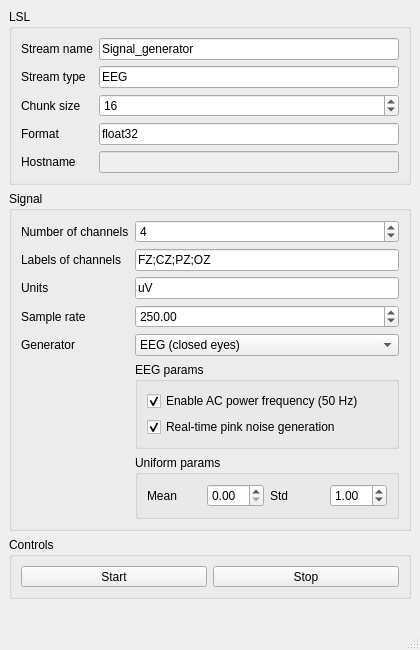
<?xml version="1.0" encoding="UTF-8"?>
<ui version="4.0">
 <class>MainWindow</class>
 <widget class="QMainWindow" name="MainWindow">
  <property name="geometry">
   <rect>
    <x>0</x>
    <y>0</y>
    <width>420</width>
    <height>637</height>
   </rect>
  </property>
  <property name="windowTitle">
   <string>MainWindow</string>
  </property>
  <widget class="QWidget" name="centralwidget">
   <layout class="QVBoxLayout" name="verticalLayout_2">
    <item>
     <widget class="QGroupBox" name="parameter_box">
      <property name="sizePolicy">
       <sizepolicy hsizetype="Preferred" vsizetype="Maximum">
        <horstretch>0</horstretch>
        <verstretch>0</verstretch>
       </sizepolicy>
      </property>
      <property name="title">
       <string>LSL</string>
      </property>
      <layout class="QFormLayout" name="formLayout">
       <item row="0" column="0">
        <widget class="QLabel" name="label_5">
         <property name="text">
          <string>Stream name</string>
         </property>
        </widget>
       </item>
       <item row="0" column="1">
        <widget class="QLineEdit" name="lineEdit_lsl_stream_name">
         <property name="text">
          <string>Signal_generator</string>
         </property>
        </widget>
       </item>
       <item row="2" column="0">
        <widget class="QLabel" name="label_3">
         <property name="text">
          <string>Chunk size</string>
         </property>
        </widget>
       </item>
       <item row="2" column="1">
        <widget class="QSpinBox" name="spinBox_lsl_chunk_size">
         <property name="maximum">
          <number>1000</number>
         </property>
         <property name="value">
          <number>16</number>
         </property>
        </widget>
       </item>
       <item row="1" column="0">
        <widget class="QLabel" name="label_4">
         <property name="text">
          <string>Stream type</string>
         </property>
        </widget>
       </item>
       <item row="1" column="1">
        <widget class="QLineEdit" name="lineEdit_lsl_stream_type">
         <property name="text">
          <string>EEG</string>
         </property>
        </widget>
       </item>
       <item row="3" column="0">
        <widget class="QLabel" name="label_6">
         <property name="text">
          <string>Format</string>
         </property>
        </widget>
       </item>
       <item row="3" column="1">
        <widget class="QLineEdit" name="lineEdit_lsl_format">
         <property name="text">
          <string>float32</string>
         </property>
        </widget>
       </item>
       <item row="4" column="0">
        <widget class="QLabel" name="label_10">
         <property name="text">
          <string>Hostname</string>
         </property>
        </widget>
       </item>
       <item row="4" column="1">
        <widget class="QLineEdit" name="lineEdit_hostname">
         <property name="enabled">
          <bool>false</bool>
         </property>
         <property name="readOnly">
          <bool>true</bool>
         </property>
        </widget>
       </item>
      </layout>
     </widget>
    </item>
    <item>
     <widget class="QGroupBox" name="groupBox">
      <property name="title">
       <string>Signal</string>
      </property>
      <layout class="QFormLayout" name="formLayout_2">
       <item row="0" column="0">
        <widget class="QLabel" name="label_7">
         <property name="text">
          <string>Number of channels</string>
         </property>
        </widget>
       </item>
       <item row="0" column="1">
        <widget class="QSpinBox" name="spinBox_n_cha">
         <property name="minimum">
          <number>1</number>
         </property>
         <property name="maximum">
          <number>999</number>
         </property>
         <property name="value">
          <number>4</number>
         </property>
        </widget>
       </item>
       <item row="1" column="0">
        <widget class="QLabel" name="label">
         <property name="text">
          <string>Labels of channels</string>
         </property>
        </widget>
       </item>
       <item row="1" column="1">
        <widget class="QLineEdit" name="lineEdit_l_cha">
         <property name="text">
          <string>FZ;CZ;PZ;OZ</string>
         </property>
        </widget>
       </item>
       <item row="2" column="0">
        <widget class="QLabel" name="label_8">
         <property name="text">
          <string>Units</string>
         </property>
        </widget>
       </item>
       <item row="2" column="1">
        <widget class="QLineEdit" name="lineEdit_signal_units">
         <property name="text">
          <string>uV</string>
         </property>
        </widget>
       </item>
       <item row="3" column="0">
        <widget class="QLabel" name="label_2">
         <property name="text">
          <string>Sample rate</string>
         </property>
        </widget>
       </item>
       <item row="3" column="1">
        <widget class="QDoubleSpinBox" name="doubleSpinBox_signal_sample_rate">
         <property name="maximum">
          <double>9999.000000000000000</double>
         </property>
         <property name="value">
          <double>250.000000000000000</double>
         </property>
        </widget>
       </item>
       <item row="4" column="0">
        <widget class="QLabel" name="label_12">
         <property name="text">
          <string>Generator</string>
         </property>
        </widget>
       </item>
       <item row="4" column="1">
        <widget class="QComboBox" name="comboBox_generator">
         <item>
          <property name="text">
           <string>EEG (closed eyes)</string>
          </property>
         </item>
         <item>
          <property name="text">
           <string>EEG (open eyes)</string>
          </property>
         </item>
         <item>
          <property name="text">
           <string>Uniform</string>
          </property>
         </item>
        </widget>
       </item>
       <item row="6" column="1">
        <widget class="QGroupBox" name="groupBox_2">
         <property name="title">
          <string>Uniform params</string>
         </property>
         <layout class="QVBoxLayout" name="verticalLayout">
          <item>
           <layout class="QHBoxLayout" name="horizontalLayout_4">
            <item>
             <widget class="QLabel" name="label_9">
              <property name="text">
               <string>Mean</string>
              </property>
             </widget>
            </item>
            <item>
             <widget class="QDoubleSpinBox" name="doubleSpinBox_signal_mean"/>
            </item>
            <item>
             <widget class="QLabel" name="label_11">
              <property name="text">
               <string>Std</string>
              </property>
             </widget>
            </item>
            <item>
             <widget class="QDoubleSpinBox" name="doubleSpinBox_signal_std">
              <property name="value">
               <double>1.000000000000000</double>
              </property>
             </widget>
            </item>
           </layout>
          </item>
          <item>
           <spacer name="verticalSpacer">
            <property name="orientation">
             <enum>Qt::Vertical</enum>
            </property>
            <property name="sizeHint" stdset="0">
             <size>
              <width>20</width>
              <height>40</height>
             </size>
            </property>
           </spacer>
          </item>
         </layout>
        </widget>
       </item>
       <item row="5" column="1">
        <widget class="QGroupBox" name="groupBox_3">
         <property name="title">
          <string>EEG params</string>
         </property>
         <layout class="QVBoxLayout" name="verticalLayout_3">
          <item>
           <widget class="QCheckBox" name="checkBox_ac_power">
            <property name="text">
             <string>Enable AC power frequency (50 Hz)</string>
            </property>
            <property name="checked">
             <bool>true</bool>
            </property>
           </widget>
          </item>
          <item>
           <widget class="QCheckBox" name="checkBox_pink_online">
            <property name="text">
             <string>Real-time pink noise generation</string>
            </property>
            <property name="checked">
             <bool>true</bool>
            </property>
           </widget>
          </item>
         </layout>
        </widget>
       </item>
      </layout>
     </widget>
    </item>
    <item>
     <widget class="QGroupBox" name="control_box">
      <property name="sizePolicy">
       <sizepolicy hsizetype="Preferred" vsizetype="Fixed">
        <horstretch>0</horstretch>
        <verstretch>0</verstretch>
       </sizepolicy>
      </property>
      <property name="minimumSize">
       <size>
        <width>0</width>
        <height>0</height>
       </size>
      </property>
      <property name="title">
       <string>Controls</string>
      </property>
      <layout class="QHBoxLayout" name="horizontalLayout">
       <item>
        <widget class="QToolButton" name="button_play">
         <property name="sizePolicy">
          <sizepolicy hsizetype="Minimum" vsizetype="Minimum">
           <horstretch>0</horstretch>
           <verstretch>0</verstretch>
          </sizepolicy>
         </property>
         <property name="text">
          <string>Start</string>
         </property>
         <property name="icon">
          <iconset>
           <normaloff>gui/images/icons/play.svg</normaloff>gui/images/icons/play.svg</iconset>
         </property>
         <property name="iconSize">
          <size>
           <width>30</width>
           <height>30</height>
          </size>
         </property>
         <property name="toolButtonStyle">
          <enum>Qt::ToolButtonTextUnderIcon</enum>
         </property>
        </widget>
       </item>
       <item>
        <widget class="QToolButton" name="button_stop">
         <property name="sizePolicy">
          <sizepolicy hsizetype="Minimum" vsizetype="Minimum">
           <horstretch>0</horstretch>
           <verstretch>0</verstretch>
          </sizepolicy>
         </property>
         <property name="text">
          <string>Stop</string>
         </property>
         <property name="icon">
          <iconset>
           <normaloff>gui/images/icons/stop.svg</normaloff>gui/images/icons/stop.svg</iconset>
         </property>
         <property name="iconSize">
          <size>
           <width>30</width>
           <height>30</height>
          </size>
         </property>
         <property name="toolButtonStyle">
          <enum>Qt::ToolButtonTextUnderIcon</enum>
         </property>
        </widget>
       </item>
      </layout>
     </widget>
    </item>
    <item>
     <widget class="QLabel" name="label_status">
      <property name="font">
       <font>
        <italic>false</italic>
        <bold>false</bold>
       </font>
      </property>
      <property name="text">
       <string/>
      </property>
     </widget>
    </item>
   </layout>
  </widget>
  <widget class="QMenuBar" name="menubar">
   <property name="geometry">
    <rect>
     <x>0</x>
     <y>0</y>
     <width>420</width>
     <height>22</height>
    </rect>
   </property>
  </widget>
  <widget class="QStatusBar" name="statusbar"/>
 </widget>
 <resources/>
 <connections/>
</ui>
